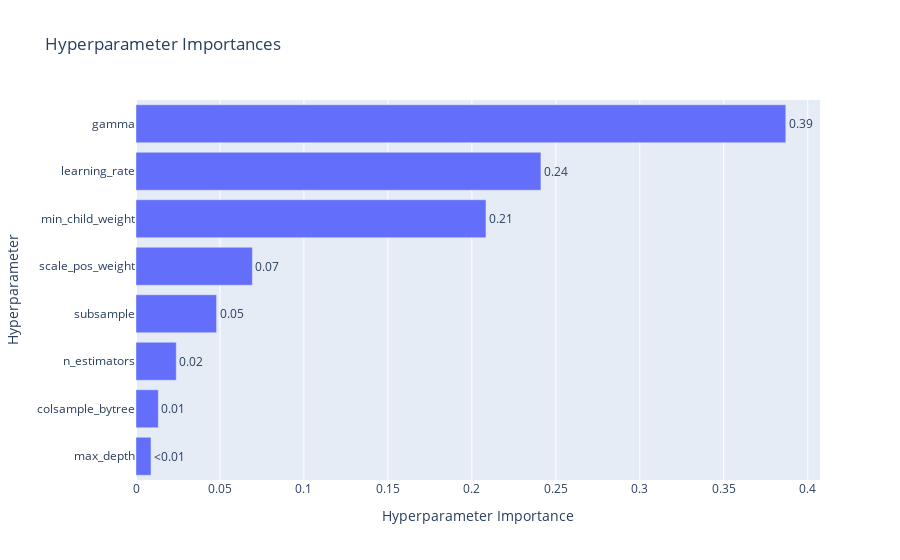

This figure's notebook cell:
### Markdown cell above
### Optuna Optimization History Plot — Insights
- #### The optimization history plot showed that the tuning process quickly converged after about 10 trials.

- #### Objective value (F1 for class 1) stabilized around 0.55, indicating that further trials did not yield significant improvement.

- #### The early plateau suggests that the model’s capacity to improve is more sensitive to feature engineering or balancing than to tuning alone — an important finding for the business.

- #### Overall, the tuning process was efficient and helped identify high-performing configurations early.

### Code cell
# Plotting parameter importances
plot_param_importances(study).show()

### Figure 1 — Plotly figure (JSON) as saved in the notebook; plotly's stock layout.template omitted (floating-point values rounded to 4 significant figures)
{"data": [{"cliponaxis": false, "hovertemplate": ["max_depth (IntDistribution): 0.00892523059159872<extra></extra>", "colsample_bytree (FloatDistribution): 0.013291166688969475<extra></extra>", "n_estimators (IntDistribution): 0.02397617870332173<extra></extra>", "subsample (FloatDistribution): 0.047992189970986934<extra></extra>", "scale_pos_weight (FloatDistribution): 0.06931134081978337<extra></extra>", "min_child_weight (IntDistribution): 0.20841300992758996<extra></extra>", "learning_rate (FloatDistribution): 0.24113659821596214<extra></extra>", "gamma (FloatDistribution): 0.38695428508178753<extra></extra>"], "name": "Objective Value", "orientation": "h", "text": ["<0.01", "0.01", "0.02", "0.05", "0.07", "0.21", "0.24", "0.39"], "textposition": "outside", "type": "bar", "x": [0.008925, 0.01329, 0.02398, 0.04799, 0.06931, 0.2084, 0.2411, 0.387], "y": ["max_depth", "colsample_bytree", "n_estimators", "subsample", "scale_pos_weight", "min_child_weight", "learning_rate", "gamma"]}], "layout": {"title": {"text": "Hyperparameter Importances"}, "xaxis": {"title": {"text": "Hyperparameter Importance"}}, "yaxis": {"title": {"text": "Hyperparameter"}}}}
